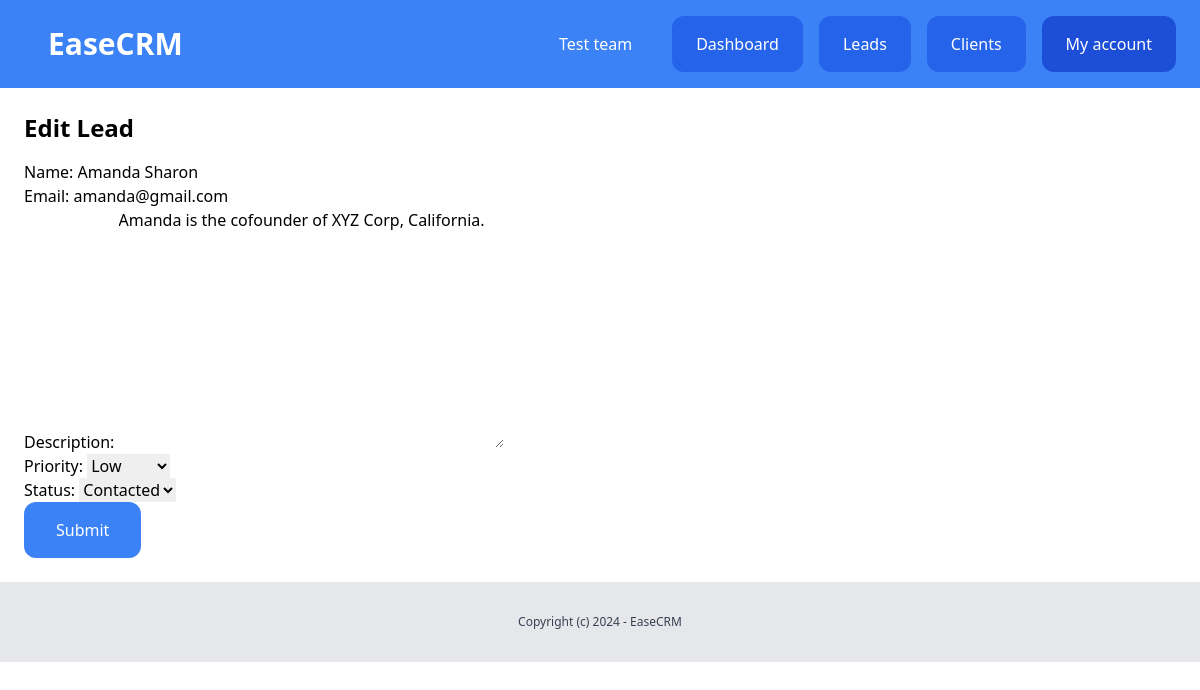
Page /dashboard/leads/13/edit/ (signed in) on the committed database.
### team/models.py (models this page shows, shortened)
class Team(models.Model):
    plan=models.ForeignKey(Plan, blank=True, null=True, related_name="teams", on_delete=models.CASCADE)
    name = models.CharField(max_length=100)
    created_by = models.ForeignKey(User, related_name="created_teams", on_delete=models.CASCADE)
    created_at = models.DateTimeField(auto_now_add=True)
    members = models.ManyToManyField(User, related_name="teams")

### lead/models.py (models this page shows, shortened)
class Lead(models.Model):
    LOW = 'low'
    MEDIUM = 'medium'
    HIGH = 'high'
    CHOICES_PRIORITY = (
        (LOW, 'Low'),
        (MEDIUM, 'Medium'),
        (HIGH, 'High'),
    )
    NEW = 'new'
    CONTACTED = 'contacted'
    WON = 'won'
    LOST = 'lost'
    CHOICES_STATUS = (
        (NEW, "New"),
        (CONTACTED, 'Contacted'),
        (WON, 'Won'),
        (LOST, 'Lost'),
    )
    team = models.ForeignKey(Team, related_name="leads", on_delete=models.CASCADE)
    name = models.CharField(max_length=100)
    email = models.EmailField()
    description = models.TextField(blank=True, null=True)
    priority = models.CharField(max_length=10, choices=CHOICES_PRIORITY, default=MEDIUM)
    status = models.CharField(max_length=10, choices=CHOICES_STATUS, default=NEW)
    converted_to_client = models.BooleanField(default=False)
    created_by = models.ForeignKey(User, related_name="leads", on_delete=models.CASCADE)
    created_at = models.DateTimeField(auto_now_add=True)
    modified_at = models.DateTimeField(auto_now=True)
    class Meta:
        ordering = ('name', )

### lead/views.py (the view)
# urls.py: path('<int:pk>/edit/', views.LeadUpdateView.as_view(), name="edit"),
class LeadUpdateView(LoginRequiredMixin, UpdateView):
     model = Lead
     fields = ('name', 'email', 'description', 'priority', 'status')
     success_url = reverse_lazy("leads:list")
     def get_context_data(self, **kwargs):
          context = super().get_context_data(**kwargs);
          context['title'] = "Edit Lead"
          return context
     def get_queryset(self):
          queryset = super(LeadUpdateView, self).get_queryset()
          return queryset.filter(created_by = self.request.user, pk = self.kwargs.get('pk'))

### team/context_processors.py (called while the page is built)
def team(request):
    if request.user.is_authenticated:
        if request.user.userprofile.active_team:
            active_team = request.user.userprofile.active_team
        else:
            active_team = Team.objects.filter(created_by=request.user)[0]
    else:
        active_team = None
    return {
        'active_team': active_team
    }

### lead/templates/lead/lead_form.html
{%extends 'core/base.html'%} {%block title%}{{title}}{%endblock%} {%block content%}
<div class="py-6 px-6">
  <h1 class="mb-4 font-bold text-2xl">{{title}}</h1>
  {% if team.plan.max_leads > team.leads.count or title == 'Edit Lead'%}
  <form method="post" action=".">
    {%csrf_token%} {{form.as_p}}
    <button class="py-4 px-8 bg-blue-500 text-white rounded-xl">Submit</button>
  </form>
  {%else%}
  <p class="mt-6 px-6 py-4 bg-red-400 rounded-xl text-white">
    You team has reached maximum number of leads. Your owner must upgrade your plan!
  </p>
  {%endif%}
</div>
{%endblock%}

### core/templates/core/partials/nav.html
<nav class="py-4 px-6 flex justify-between bg-blue-500">
  <div class="flex items-center justify-between w-full">
    <a href="{% url 'about' %}" class="py-3 text-3xl font-bold px-6 rounded-xl text-white">EaseCRM</a>
    {%if request.user.is_authenticated%}
    <div class="flex space-x-4">
      <a href="{% url 'team:detail' active_team.id %}" class="py-4 px-6 rounded-xl text-white">{{active_team.name}}</a>
      <a href="{%url 'dashboard:index'%}" class="py-4 px-6 bg-blue-600 rounded-xl text-white">Dashboard</a>
      <a href="{%url 'leads:list'%}" class="py-4 px-6 bg-blue-600 rounded-xl text-white">Leads</a>
      <a href="{%url 'clients:list'%}" class="py-4 px-6 bg-blue-600 rounded-xl text-white">Clients</a>
      <a href="{%url 'userprofile:myaccount'%}" class="py-4 px-6 bg-blue-700 rounded-xl text-white">My account</a>
      {% else %}
      <div>
        <a href="{%url 'login'%}" class="py-4 px-6 bg-blue-600 rounded-xl text-white">Log in</a>
        <a href="{%url 'userprofile:signup'%}" class="py-4 px-6 bg-blue-300 rounded-xl text-white">Sign up</a>
      </div>
      {% endif %}
    </div>
  </div>
</nav>

### rows in the picture
Team: name "Test team"
Lead: name "Amanda Sharon", email "amanda@gmail.com", description "Amanda is the cofounder of XYZ Corp, California.", priority "Low", status "Contacted"

### other values in the picture
{{ title }} "Edit Lead"
